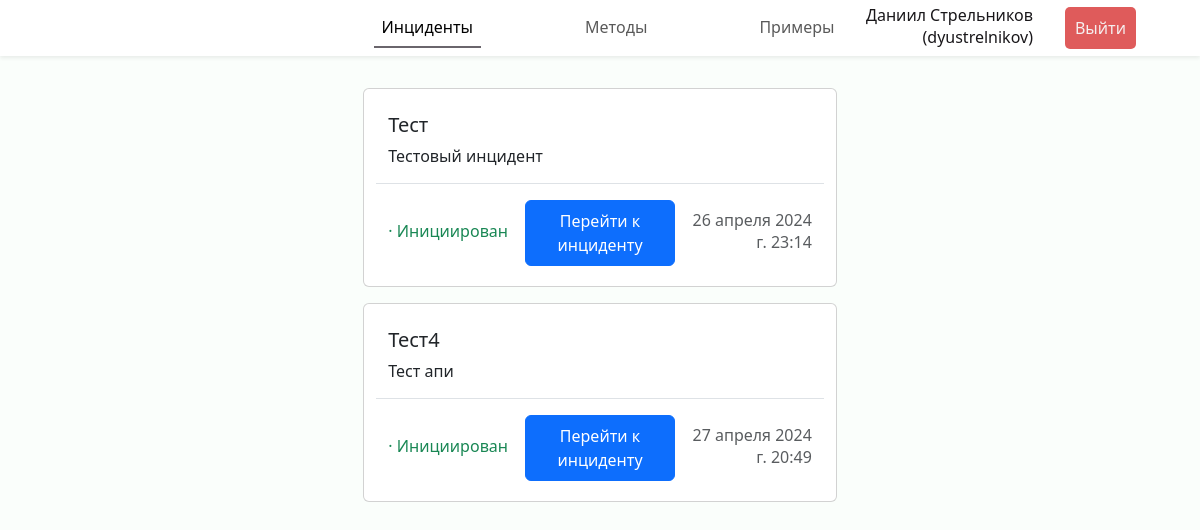
Page /incidents (signed in) on the earlier database version.
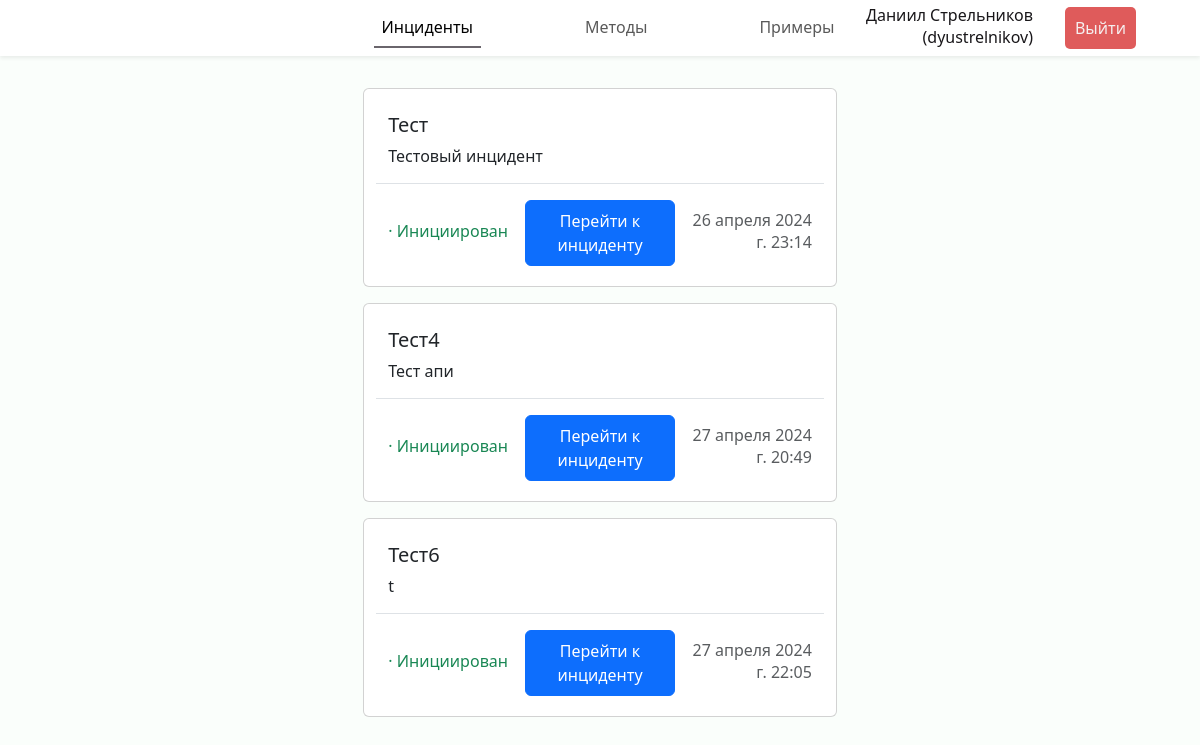
Same page on the later database version.
### incidents/models.py (models this page shows, shortened)
class Incident(models.Model):
    name = models.CharField("Название", max_length=100)
    description = models.TextField("Описание")
    created_at = models.DateTimeField("Создан")
    results = models.JSONField("Результаты", null=True, blank=True)
    creator_id = models.ForeignKey(Expert, verbose_name="Инициатор", on_delete=models.CASCADE,
                                   related_name="authored_incidents")
    status = models.ForeignKey(Status, verbose_name="Статус", on_delete=models.CASCADE)
    basises = models.ManyToManyField(Basis, through="IncidentBasis")
    criteries = models.ManyToManyField(Critery, through="IncidentCritery")
    strategies = models.ManyToManyField(Strategy, through="IncidentStrategy")
    experts = models.ManyToManyField(Expert, through="IncidentExpert")
    class Meta:
        verbose_name = "Инцидент"
        verbose_name_plural = "Инциденты"

class Status(models.Model):
    name = models.CharField("Наименование", max_length=100)
    def __str__(self) -> str:
        return self.name
    class Meta:
        verbose_name = "Статус"
        verbose_name_plural = "Статусы"

### incidents/views.py (the view)
# urls.py: path("incidents", views.incidents_list, name="incidents_get"),
@login_required(login_url='login')
def incidents_list(request):
    incidents = Incident.objects.all()
    return render(request, "incidents/incidents.html", {
            'incidents': incidents})

### incidents/templates/incidents/incidents.html (shortened to what this page needs)
{% extends 'incidents/base.html' %}
{% load static %}
{% block links %}
<link rel="stylesheet" href="{% static 'incidents/css/style.css' %}">
{% endblock %}
{% block header %}
<header class="header fixed-top shadow-sm d-flex">
    <nav class="navbar navbar-expand-lg w-100">
        <div class="collapse navbar-collapse justify-content-center" id="navbarNav">
        <ul class="navbar-nav ">
            <li class="nav-item px-5"><a class="nav-link active" href="#">Инциденты</a></li>
            <li class="nav-item px-5"><a class="nav-link" href="#">Методы</a></li>
            <li class="nav-item px-5"><a class="nav-link" href="#">Примеры</a></li>
        </ul>
        </div>
        <ul class="navbar-nav position-fixed end-0 me-5 align-items-center">
            <li class="nav-item px-3 text-end mb-1">
                <div class="fullname">{{ request.user.get_full_name }}</div>
                <div class="username">({{ request.user.get_username }})</div>
            </li>
            <li class="nav-item px-3">
                <form action="{% url 'logout' %}" method="POST">
                    <button class="logout-btn" type="submit">Выйти</button>
                </form>
            </li>
          </ul>
    </nav>
</header>
{% endblock %}
{% block content %}
<div class="cards d-flex p-2 flex-column align-items-center">
    {% for incident in incidents %}
    <div class="card mb-3">
        <div class="card-body m-2 mb-1">
          <h5 class="card-title">{{ incident.name|truncatechars:120 }}</h5>
          <p class="card-text">{{ incident.description|truncatechars:360 }}</p>
          <div class="row justify-content-between align-items-center pt-3 border-top">
            <p class="col card-subtitle text-success">· {{ incident.status }}</p>
            <a href="#" class="col-4 btn btn-primary px-3 py-2">Перейти к инциденту</a>
            <p class="col card-subtitle text-muted text-end">{{ incident.created_at }}</p>
          </div>
        </div>
      </div>
    {% endfor %}
</div>
{% endblock %}

Differences in the rows shown:
added Incident: name "Тест6", description "t", status "Инициирован", created_at "27 апреля 2024 г. 22:05"
